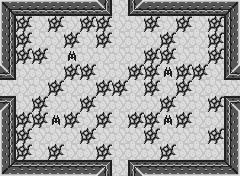

Rendered tile map (Tiled .tmx) drawn with the repository's tilesets; below, a short description and the full map source, tile grids included:
An orthogonal 15x11 tile map with 16x16 px tiles, 4 tile layers (Base, Walls, Collision, Enemies), 9 hidden layers not drawn, 2 tilesets.

<map version="1.0" orientation="orthogonal" renderorder="right-down" width="15" height="11" tilewidth="16" tileheight="16" nextobjectid="1">
 <properties>
  <property name="fromE" value="nesw" />
  <property name="fromN" value="nesw" />
  <property name="fromS" value="nesw" />
  <property name="fromW" value="nesw" />
  <property name="letter" value="n" />
 </properties>
 <tileset firstgid="1" name="dungeon" tilewidth="16" tileheight="16" spacing="2" margin="2" tilecount="279" columns="9">
  <image source="../dungeon.png" width="164" height="560" />
 </tileset>
 <tileset firstgid="280" name="enemies" tilewidth="16" tileheight="16" spacing="2" margin="2" tilecount="90" columns="10">
  <image source="../enemies.png" width="182" height="164" />
 </tileset>
 <layer name="Base" width="15" height="11">
  <data encoding="csv">
46,46,46,46,46,46,46,46,46,46,46,46,46,46,46,
46,46,46,46,46,46,46,46,46,46,46,46,46,46,46,
46,46,46,46,46,46,46,46,46,46,46,46,46,46,46,
46,46,46,46,46,46,46,46,46,46,46,46,46,46,46,
46,46,46,46,46,46,46,46,46,46,46,46,46,46,46,
46,46,46,46,46,46,46,46,46,46,46,46,46,46,46,
46,46,46,46,46,46,46,46,46,46,46,46,46,46,46,
46,46,46,46,46,46,46,46,46,46,46,46,46,46,46,
46,46,46,46,46,46,46,46,46,46,46,46,46,46,46,
46,46,46,46,46,46,46,46,46,46,46,46,46,46,46,
46,46,46,46,46,46,46,46,46,46,46,46,46,46,46
</data>
 </layer>
 <layer name="Walls" width="15" height="11">
  <data encoding="csv">
113,110,110,110,110,110,118,0,117,110,110,110,110,110,114,
112,0,0,0,0,0,0,0,0,0,0,0,0,0,109,
112,0,0,0,0,0,0,0,0,0,0,0,0,0,109,
112,0,0,0,0,0,0,0,0,0,0,0,0,0,109,
118,0,0,0,0,0,0,0,0,0,0,0,0,0,117,
0,0,0,0,0,0,0,0,0,0,0,0,0,0,0,
120,0,0,0,0,0,0,0,0,0,0,0,0,0,119,
112,0,0,0,0,0,0,0,0,0,0,0,0,0,109,
112,0,0,0,0,0,0,0,0,0,0,0,0,0,109,
112,0,0,0,0,0,0,0,0,0,0,0,0,0,109,
116,111,111,111,111,111,120,0,119,111,111,111,111,111,115
</data>
 </layer>
 <layer name="Collision" width="15" height="11">
  <data encoding="csv">
0,0,0,0,0,0,0,0,0,0,0,0,0,0,0,
0,66,0,66,0,66,66,0,0,66,0,66,0,66,0,
0,66,0,0,66,0,66,0,0,0,66,0,0,66,0,
0,66,66,0,0,0,0,0,0,66,66,0,0,66,0,
0,0,0,0,66,66,0,0,66,66,0,66,66,0,0,
0,0,0,66,0,0,66,66,0,66,0,66,0,0,0,
0,0,66,0,0,66,0,0,0,0,66,0,0,66,0,
0,66,66,0,66,0,66,0,66,66,0,66,0,0,0,
0,66,0,0,0,66,0,0,0,66,0,0,0,66,0,
0,66,0,66,0,0,66,0,0,0,66,0,0,0,0,
0,0,0,0,0,0,0,0,0,0,0,0,0,0,0
</data>
 </layer>
 <layer name="Enemies" width="15" height="11">
  <data encoding="csv">
0,0,0,0,0,0,0,0,0,0,0,0,0,0,0,
0,0,0,0,0,0,0,0,0,0,0,0,0,0,0,
0,0,0,0,0,0,0,0,0,0,0,0,0,0,0,
0,0,0,0,343,0,0,0,0,0,0,0,0,0,0,
0,0,0,0,0,0,0,0,0,0,343,0,0,0,0,
0,0,0,0,0,0,0,0,0,0,0,0,0,0,0,
0,0,0,0,0,0,0,0,0,0,0,0,0,0,0,
0,0,0,343,0,0,0,0,0,0,343,0,0,0,0,
0,0,0,0,0,0,0,0,0,0,0,0,0,0,0,
0,0,0,0,0,0,0,0,0,0,0,0,0,0,0,
0,0,0,0,0,0,0,0,0,0,0,0,0,0,0
</data>
 </layer>
 <layer name="Chest" width="15" height="11" visible="0">
  <data encoding="csv">
0,0,0,0,0,0,0,0,0,0,0,0,0,0,0,
0,0,0,0,0,0,0,0,0,0,0,0,0,0,0,
0,0,0,0,0,0,0,0,0,0,0,0,0,0,0,
0,0,0,0,0,0,0,0,0,0,0,0,0,0,0,
0,0,0,0,0,0,0,0,0,0,0,0,0,0,0,
0,0,0,0,0,0,0,0,0,0,0,0,0,0,0,
0,0,0,0,0,0,0,0,0,0,0,0,0,0,0,
0,0,0,0,0,0,0,0,0,0,0,0,0,0,0,
0,0,0,0,0,0,0,0,0,0,0,0,7,0,0,
0,0,0,0,0,0,0,0,0,0,0,0,0,0,0,
0,0,0,0,0,0,0,0,0,0,0,0,0,0,0
</data>
 </layer>
 <layer name="ObstaclePitW" width="15" height="11" visible="0">
  <data encoding="csv">
0,0,0,0,0,0,0,0,0,0,0,0,0,0,0,
0,0,0,0,0,0,0,0,0,0,0,0,0,0,0,
0,0,0,0,0,0,0,0,0,0,0,0,0,0,0,
0,69,70,0,0,0,0,0,0,0,0,0,0,0,0,
0,0,68,0,0,0,0,0,0,0,0,0,0,0,0,
0,0,68,0,0,0,0,0,0,0,0,0,0,0,0,
0,0,68,0,0,0,0,0,0,0,0,0,0,0,0,
0,69,71,0,0,0,0,0,0,0,0,0,0,0,0,
0,0,0,0,0,0,0,0,0,0,0,0,0,0,0,
0,0,0,0,0,0,0,0,0,0,0,0,0,0,0,
0,0,0,0,0,0,0,0,0,0,0,0,0,0,0
</data>
 </layer>
 <layer name="ObstaclePitS" width="15" height="11" visible="0">
  <data encoding="csv">
0,0,0,0,0,0,0,0,0,0,0,0,0,0,0,
0,0,0,0,0,0,0,0,0,0,0,0,0,0,0,
0,0,0,0,0,0,0,0,0,0,0,0,0,0,0,
0,0,0,0,0,0,0,0,0,0,0,0,0,0,0,
0,0,0,0,0,0,0,0,0,0,0,0,0,0,0,
0,0,0,0,0,0,0,0,0,0,0,0,0,0,0,
0,0,0,0,0,0,0,0,0,0,0,0,0,0,0,
0,0,0,0,0,0,0,0,0,0,0,0,0,0,0,
0,0,0,0,70,69,69,69,69,69,70,0,0,0,0,
0,0,0,0,71,0,0,0,0,0,71,0,0,0,0,
0,0,0,0,0,0,0,0,0,0,0,0,0,0,0
</data>
 </layer>
 <layer name="ObstaclePitE" width="15" height="11" visible="0">
  <data encoding="csv">
0,0,0,0,0,0,0,0,0,0,0,0,0,0,0,
0,0,0,0,0,0,0,0,0,0,0,0,0,0,0,
0,0,0,0,0,0,0,0,0,0,0,0,0,0,0,
0,0,0,0,0,0,0,0,0,0,0,0,70,69,0,
0,0,0,0,0,0,0,0,0,0,0,0,68,0,0,
0,0,0,0,0,0,0,0,0,0,0,0,68,0,0,
0,0,0,0,0,0,0,0,0,0,0,0,68,0,0,
0,0,0,0,0,0,0,0,0,0,0,0,71,69,0,
0,0,0,0,0,0,0,0,0,0,0,0,0,0,0,
0,0,0,0,0,0,0,0,0,0,0,0,0,0,0,
0,0,0,0,0,0,0,0,0,0,0,0,0,0,0
</data>
 </layer>
 <layer name="ObstaclePitN" width="15" height="11" visible="0">
  <data encoding="csv">
0,0,0,0,0,0,0,0,0,0,0,0,0,0,0,
0,0,0,0,70,0,0,0,0,0,70,0,0,0,0,
0,0,0,0,71,69,69,69,69,69,71,0,0,0,0,
0,0,0,0,0,0,0,0,0,0,0,0,0,0,0,
0,0,0,0,0,0,0,0,0,0,0,0,0,0,0,
0,0,0,0,0,0,0,0,0,0,0,0,0,0,0,
0,0,0,0,0,0,0,0,0,0,0,0,0,0,0,
0,0,0,0,0,0,0,0,0,0,0,0,0,0,0,
0,0,0,0,0,0,0,0,0,0,0,0,0,0,0,
0,0,0,0,0,0,0,0,0,0,0,0,0,0,0,
0,0,0,0,0,0,0,0,0,0,0,0,0,0,0
</data>
 </layer>
 <layer name="WallW" width="15" height="11" visible="0">
  <data encoding="csv">
0,0,0,0,0,0,0,0,0,0,0,0,0,0,0,
0,0,0,0,0,0,0,0,0,0,0,0,0,0,0,
0,0,0,0,0,0,0,0,0,0,0,0,0,0,0,
0,0,0,0,0,0,0,0,0,0,0,0,0,0,0,
112,0,0,0,0,0,0,0,0,0,0,0,0,0,0,
112,0,0,0,0,0,0,0,0,0,0,0,0,0,0,
112,0,0,0,0,0,0,0,0,0,0,0,0,0,0,
0,0,0,0,0,0,0,0,0,0,0,0,0,0,0,
0,0,0,0,0,0,0,0,0,0,0,0,0,0,0,
0,0,0,0,0,0,0,0,0,0,0,0,0,0,0,
0,0,0,0,0,0,0,0,0,0,0,0,0,0,0
</data>
 </layer>
 <layer name="WallS" width="15" height="11" visible="0">
  <data encoding="csv">
0,0,0,0,0,0,0,0,0,0,0,0,0,0,0,
0,0,0,0,0,0,0,0,0,0,0,0,0,0,0,
0,0,0,0,0,0,0,0,0,0,0,0,0,0,0,
0,0,0,0,0,0,0,0,0,0,0,0,0,0,0,
0,0,0,0,0,0,0,0,0,0,0,0,0,0,0,
0,0,0,0,0,0,0,0,0,0,0,0,0,0,0,
0,0,0,0,0,0,0,0,0,0,0,0,0,0,0,
0,0,0,0,0,0,0,0,0,0,0,0,0,0,0,
0,0,0,0,0,0,0,0,0,0,0,0,0,0,0,
0,0,0,0,0,0,0,0,0,0,0,0,0,0,0,
0,0,0,0,0,0,111,111,111,0,0,0,0,0,0
</data>
 </layer>
 <layer name="WallE" width="15" height="11" visible="0">
  <data encoding="csv">
0,0,0,0,0,0,0,0,0,0,0,0,0,0,0,
0,0,0,0,0,0,0,0,0,0,0,0,0,0,0,
0,0,0,0,0,0,0,0,0,0,0,0,0,0,0,
0,0,0,0,0,0,0,0,0,0,0,0,0,0,0,
0,0,0,0,0,0,0,0,0,0,0,0,0,0,109,
0,0,0,0,0,0,0,0,0,0,0,0,0,0,109,
0,0,0,0,0,0,0,0,0,0,0,0,0,0,109,
0,0,0,0,0,0,0,0,0,0,0,0,0,0,0,
0,0,0,0,0,0,0,0,0,0,0,0,0,0,0,
0,0,0,0,0,0,0,0,0,0,0,0,0,0,0,
0,0,0,0,0,0,0,0,0,0,0,0,0,0,0
</data>
 </layer>
 <layer name="WallN" width="15" height="11" visible="0">
  <data encoding="csv">
0,0,0,0,0,0,110,110,110,0,0,0,0,0,0,
0,0,0,0,0,0,0,0,0,0,0,0,0,0,0,
0,0,0,0,0,0,0,0,0,0,0,0,0,0,0,
0,0,0,0,0,0,0,0,0,0,0,0,0,0,0,
0,0,0,0,0,0,0,0,0,0,0,0,0,0,0,
0,0,0,0,0,0,0,0,0,0,0,0,0,0,0,
0,0,0,0,0,0,0,0,0,0,0,0,0,0,0,
0,0,0,0,0,0,0,0,0,0,0,0,0,0,0,
0,0,0,0,0,0,0,0,0,0,0,0,0,0,0,
0,0,0,0,0,0,0,0,0,0,0,0,0,0,0,
0,0,0,0,0,0,0,0,0,0,0,0,0,0,0
</data>
 </layer>
</map>
